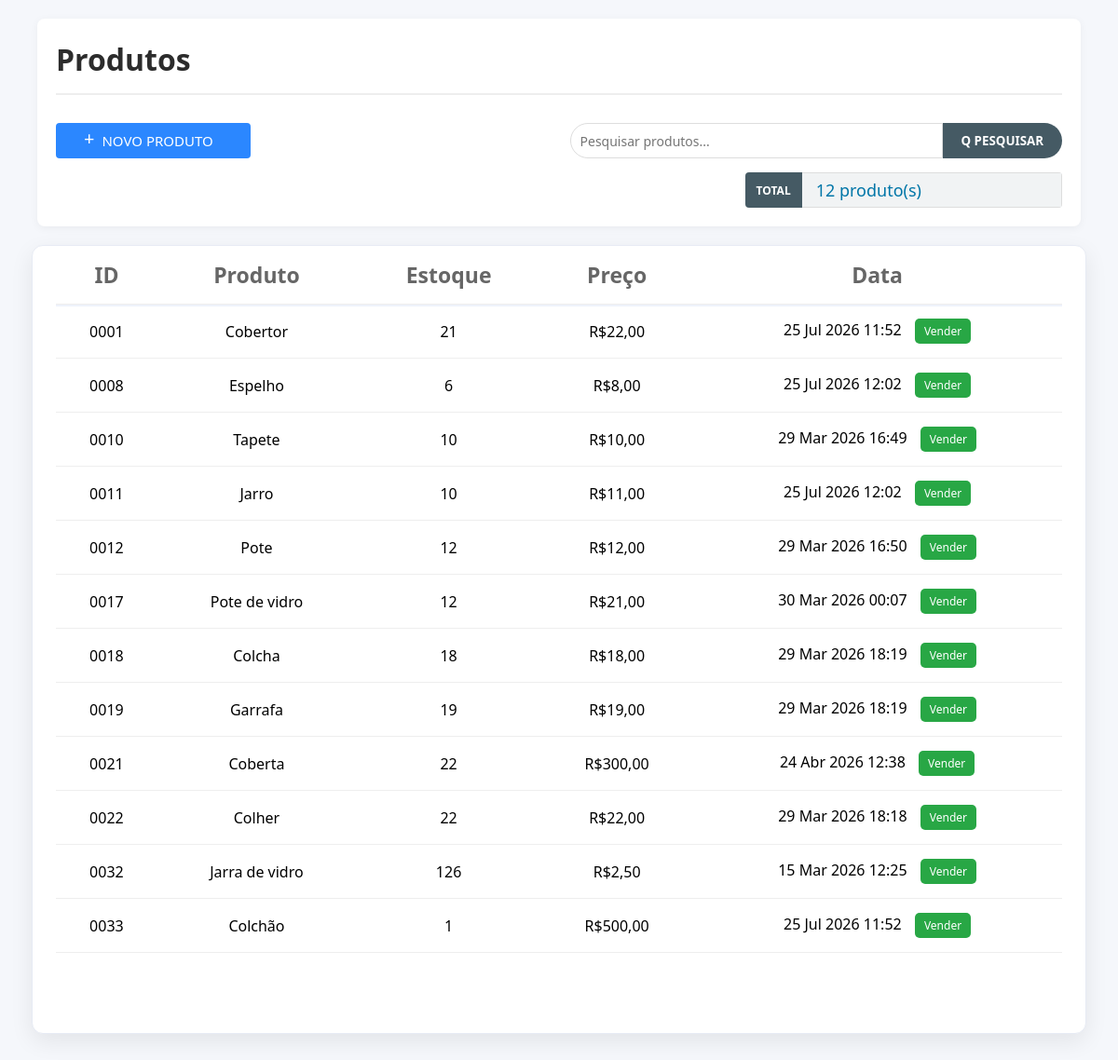
Page /produtos/ on the earlier database version.
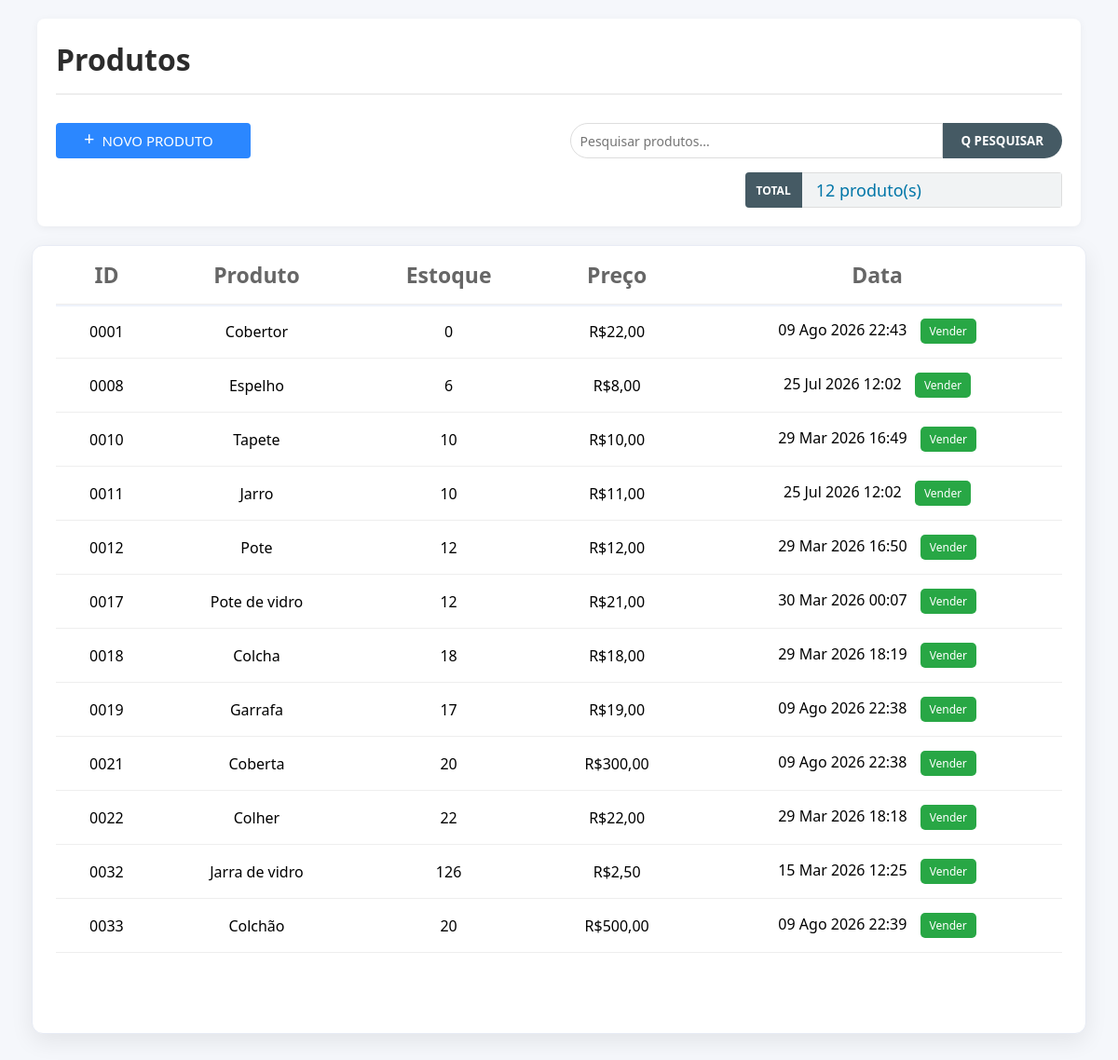
Same page on the later database version.
### front_end/models.py (models this page shows, shortened)
class Produto(models.Model):
    nome = models.CharField(max_length=120)
    codigo = models.CharField(unique=True, max_length=4)
    quantidade = models.DecimalField(max_digits=10, decimal_places=3)
    preco = models.DecimalField(max_digits=12, decimal_places=2)
    dt_adicao = models.DateTimeField(auto_now=True)

### front_end/views.py (the view)
# urls.py: path('produtos/', views.view_produto, name='produtos'),
def view_produto(request:HttpRequest):
    if request.method == "POST":
        form_add = ProdutoForm(request.POST)
        if form_add.is_valid():
            form_add.save()
            return redirect('front_end:produtos')
    termo_busca = request.GET.get("q", "").strip()
    produtos = Produto.objects.all()
    if termo_busca:
        produtos = produtos.filter(
            Q(nome__icontains=termo_busca) | Q(codigo__icontains=termo_busca)
        )
    estoque_ordenado = produtos.annotate(
        codigo_int=Cast('codigo', output_field=IntegerField())
    ).order_by('codigo_int')
    contexto = {
        "form": ProdutoForm(),
        "formulario": Edit_ProdutoForm(prefix="edit"),
        "Estoque": estoque_ordenado,
        "busca": termo_busca,
        "total_produtos": estoque_ordenado.count(),
    }
    return render(request, "pag_produtos.html", contexto)

### front_end/forms.py
class ProdutoForm(forms.ModelForm):
    class Meta:
        model = Produto
        fields = ['nome', 'codigo', 'quantidade', 'preco']
    def __init__(self, *args, **kwargs):
        super().__init__(*args, **kwargs)
        estilo = 'border-radius: 15px; border: 1px solid #ccc; padding: 10px; background-color: #f0f0f0; text-align: left; font-size: 20px;'
        for field_name, field in self.fields.items():
            attrs = {
                'style': estilo,
                'class': 'form-control',
                'placeholder': f'Digite o {field_name}...',
                'autocomplete': 'one-time-code',
            }
            if field_name == 'nome':
                attrs['autofocus'] = 'autofocus'
            field.widget.attrs.update(attrs)

class Edit_ProdutoForm(forms.ModelForm):
    class Meta:
        model = Produto
        fields = ['nome', 'quantidade', 'preco']
    def __init__(self, *args, **kwargs):
        super().__init__(*args, **kwargs)
        estilo = 'display: block; width: 100%; height: 45px; padding: 10px 15px; border-radius: 10px; border: 1px solid #ddd; background: #f9f9f9; box-sizing: border-box; font-size: 15px;'
        for field_name, field in self.fields.items():
            field.widget.attrs.update({'style': estilo})

### Templates/pag_produtos.html (shortened to what this page needs)
<!DOCTYPE html>
<html lang="en">
<head>
</head>
<body>
  <div class="header-container">
    <h1>Produtos</h1>
    <div class="barra_ferramentas">
      <button class="btn-add" type="button" onclick="Adicionar_Produto()">
        <span>+</span>NOVO PRODUTO
      </button>
      <form class="div-search" method="get" action="{% url 'front_end:produtos' %}">
        <div class="search-box">
          <input
            id="search-input"
            type="search"
            name="q"
            value="{{ busca }}"
            placeholder="Pesquisar produtos..."
            autocomplete="off"
          >
        </div>
        <button class="btn-search" type="submit">Q PESQUISAR</button>
      </form>
      <div class="div-total">
        <span class="total-text">TOTAL</span>
        <span class="total-produtos">{{ total_produtos }} produto(s)</span>
      </div>
    </div>
  </div>
  <div class="card">
    <table>
      <thead>
        <tr>
          <th>ID</th>
          <th>Produto</th>
          <th>Estoque</th>
          <th>Preço</th>
          <th>Data</th>
        </tr>
      </thead>
      <tbody>
        {% for item in Estoque %}
          <tr onclick="Abrir_Modal_Editar('{{ item.id }}', '{{ item.nome }}', '{{ item.quantidade }}', '{{ item.preco }}')">
            <td>{{item.codigo|add:0|stringformat:"04d"}}</td>
            <td>{{item.nome}}</td>
            <td>{{item.quantidade|floatformat:"-3" }}</td>
            <td>R${{item.preco}}</td>
            <td>{{item.dt_adicao|date:"d M Y H:i"}}
              <button id="btn-vender" onclick="event.stopPropagation(); Abrir_Modal_Venda('{{ item.id }}', '{{ item.nome }}', '{{ item.preco }}')">
                  Vender
              </button>
            </td>
          </tr>
        {% endfor %}
      </tbody>
    </table>
  </div>
</body>
</html>

### Templates/pag_produtos.html (style rules this page uses)
* { text-align: left; font-family: "Segoe UI", Arial; }
body { margin:0; padding: 0; padding-bottom: 20px; overflow: hidden; background: #f5f7fb; }
.header-container { background: white; padding: 20px; padding-top: 1px; border-radius: 8px; width: 90%; margin: 20px auto; box-shadow: 0 2px 10px rgba(0,0,0,0.05); }
h1 { color: #2c2c2c; margin-bottom: 30px; padding: 0 0 15px 0; text-align: left; border-bottom: 2px solid #eee; }
.barra_ferramentas { display: flex; gap: 15px; flex-wrap: wrap; flex-direction: row; }
.btn-add { background: #2b87ff; color: white; height: 38px; border: none; border-radius: 4px; font-weight: 500; font-size: 15px; padding: 0 40px; display: flex; align-items: center; gap: 8px; cursor: pointer; }
.btn-add span { font-size: 20px; padding-bottom: 5px; margin-left: -10px; }
.div-search { display: flex; gap: 10px; margin-left: auto; }
.div-search .search-box { position: relative; }
.div-search input { width: 400px; border: 1px solid #ddd; border-radius: 20px 0 0 20px; padding: 0 10px; outline: none; font-size: 14px; margin-right: -10px; text-align: left; height: 38px; box-sizing: border-box; }
.btn-search { background-color: #455a64; color: white; border: none; padding: 10px 20px; border-radius: 0 20px 20px 0; font-weight: bold; white-space: nowrap; cursor: pointer; height: 38px; }
.div-total { display: flex; align-items: left; height: 38px; border-radius: 4px; overflow: hidden; font-size: 12px; margin-left: auto; }
.total-text { background-color: #455a64; color: white; padding: 0 12px; display: flex; align-items: center; font-weight: bold; }
.total-produtos { background-color: #f1f3f4; color: #0076a8; font-size: large; padding: 0 150px 0 15px; display: flex; align-items: center; text-align: left; border: 1px solid #ddd; border-left: none; }
.card { background:white; padding:0 25px 25px; border-radius:12px; width: 90%; margin: 10px auto; box-shadow:0 8px 25px rgba(0,0,0,0.08); height: min(78vh, 820px); min-height: 320px; overflow-y: auto; overflow-x: hidden; border: 1px solid #e7ebf4; position: relative; isolation: isolate; }
table { width:100%; border-collapse: separate; border-spacing: 0; position: relative; }
thead { position: sticky; top: 0; z-index: 100; background: #ffffff; }
thead tr { position: relative; z-index: 101; }
th { background: #ffffff; position: sticky; top: 0; z-index: 102; text-align:center; padding:15px; color:#666; font-weight:700; font-size: 23px; font-family: "Segoe UI", Arial; border-bottom:1px solid #eee; box-shadow: 0 2px 0 #eef2fb; background-clip: padding-box; }
tbody td { position: relative; z-index: 1; }
td { padding:15px; border-bottom:1px solid #eee; text-align: center; }
#btn-vender { background: #28a745; color: white; border: none; padding: 5px 10px; border-radius: 5px; cursor: pointer; font-size: 12px; margin-left: 10px; }

Differences in the rows shown:
changed Produto "Cobertor": quantidade "21" → "0"; dt_adicao "25 Jul 2026 11:52" → "09 Ago 2026 22:43"
changed Produto "Garrafa": quantidade "19" → "17"; dt_adicao "29 Mar 2026 18:19" → "09 Ago 2026 22:38"
changed Produto "Coberta": quantidade "22" → "20"; dt_adicao "24 Abr 2026 12:38" → "09 Ago 2026 22:38"
changed Produto "Colchão": quantidade "1" → "20"; dt_adicao "25 Jul 2026 11:52" → "09 Ago 2026 22:39"
